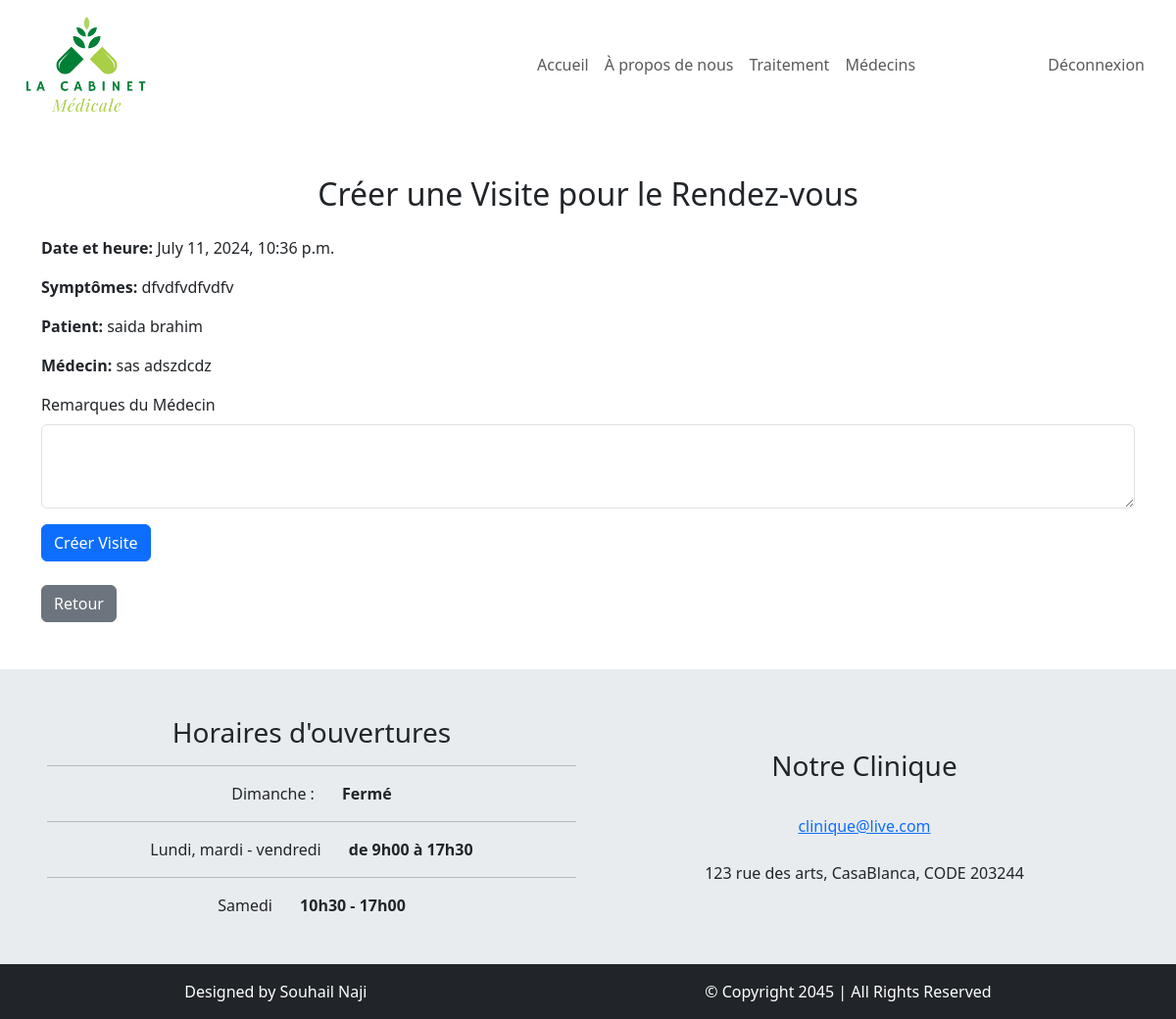
Page /visite/7 on the committed database.
### pages/models.py (models this page shows, shortened)
class RendezVous(models.Model):
    id = models.AutoField(primary_key=True)
    dateHeure = models.DateTimeField()
    statut = models.CharField(max_length=50)
    symptome = models.CharField(max_length=255)
    patient = models.ForeignKey(Patient, on_delete=models.CASCADE)
    medecin = models.ForeignKey(Medecin, on_delete=models.CASCADE, null=True)
    checking = models.BooleanField(default=False)

class Patient(models.Model):
    id = models.AutoField(primary_key=True)
    nom = models.CharField(max_length=100)
    prenom = models.CharField(max_length=100)
    dateNaissance = models.DateField()
    adresse = models.CharField(max_length=255)
    telephone = models.CharField(max_length=20)
    email = models.EmailField()
    password = models.CharField(max_length=100)
    created_at = models.DateTimeField(auto_now_add=True)

class Medecin(models.Model):
    id = models.AutoField(primary_key=True)
    nom = models.CharField(max_length=100)
    prenom = models.CharField(max_length=100)
    specialite = models.CharField(max_length=100)
    licence = models.CharField(max_length=10)

### pages/views.py (the view)
# urls.py: path('visite/<int:idv>',views.visite , name='visite'),
def visite(request,idv):
    rendezvous = get_object_or_404(RendezVous, id=idv)
    return render(request,'pages/visite.html',{'rendezvous' : rendezvous})

### templates/pages/visite.html (shortened to what this page needs)
{% load static %}
<!DOCTYPE html>
<html lang="en">
<head>
    <link href="https://cdn.jsdelivr.net/npm/bootstrap@5.3.3/dist/css/bootstrap.min.css" rel="stylesheet">
</head>
<body>
    <nav class="navbar navbar-expand-lg bg-body-white py-3 px-4">
        <div class="">
          <a class="navbar-brand" href="#">
            <img class="w-25" src="{% static 'images/logo.png' %}" alt="Logo">
          </a>
        </div>
        <div class="collapse navbar-collapse" id="navbarSupportedContent">
            <ul class="navbar-nav me-auto mb-2 mb-lg-0">
                <li class="nav-item">
                    <a class="nav-link" href="#">Accueil</a>
                </li>
                <li class="nav-item">
                    <a class="nav-link" href="#">À propos de nous</a>
                </li>
                <li class="nav-item">
                    <a class="nav-link" href="#">Traitement</a>
                </li>
                <li class="nav-item">
                    <a class="nav-link" href="#">Médecins</a>
                </li>
            </ul>
        </div>
        <div>
            <ul class="navbar-nav me-auto mb-2 mb-lg-0">
                <li class="nav-item">
                    <a class="nav-link" href="#">Déconnexion</a>
                </li>
            </ul>
        </div>
    </nav>
    <main class="container py-5">
        <h2 class="text-center">Créer une Visite pour le Rendez-vous</h2>
        <div class="mt-4">
            <p><strong>Date et heure:</strong> {{ rendezvous.dateHeure|date:"DATETIME_FORMAT" }}</p>
            <p><strong>Symptômes:</strong> {{ rendezvous.symptome }}</p>
            <p><strong>Patient:</strong> {{ rendezvous.patient.nom }} {{ rendezvous.patient.prenom }}</p>
            <p><strong>Médecin:</strong> {{ rendezvous.medecin.nom }} {{ rendezvous.medecin.prenom }}</p>
            <form method="post" action="{% url 'creer_visite' rendezvous.id %}">
                <div class="mb-3">
                    <label for="remarques" class="form-label">Remarques du Médecin</label>
                    <textarea class="form-control" id="remarques" name="remarques" rows="3"></textarea>
                </div>
                <button type="submit" class="btn btn-primary">Créer Visite </button>
            </form>
        </div>
        <div class="mt-4">
            <a href="#" class="btn btn-secondary">Retour</a>
        </div>
    </main>
    <footer class="p-5 bg-body-secondary">
        <div class="row d-flex justify-content-center align-items-center text-center">
            <div class="col">
                <h3>Horaires d'ouvertures</h3>
                <hr>
                <span>Dimanche : <span class="fw-semibold ps-4">Fermé</span></span>
                <hr>
                <span>Lundi, mardi - vendredi <span class="fw-semibold ps-4">de 9h00 à 17h30</span></span>
                <hr>
                <span>Samedi <span class="fw-semibold ps-4">10h30 - 17h00</span></span>
            </div>
            <div class="col">
                <h3>Notre Clinique</h3>
                <div class="d-flex justify-content-center flex-column">
                    <a href="mailto:clinique@live.com" class="my-4">clinique@live.com</a>
                    <span>123 rue des arts, CasaBlanca, CODE 203244</span>
                </div>
            </div>
        </div>
    </footer>
    <footer class="bg-dark text-white p-3">
        <div class="d-flex justify-content-around align-items-center">
            <div>
                <p class="p-0 m-0">Designed by Souhail Naji</p>
            </div>
            <div>
                <p class="p-0 m-0">© Copyright 2045 | All Rights Reserved</p>
            </div>
        </div>
    </footer>
</body>
</html>

### rows in the picture
RendezVous: dateHeure "July 11, 2024, 10:36 p.m.", symptome "dfvdfvdfvdfv", patient.nom "saida", patient.prenom "brahim", medecin.nom "sas", medecin.prenom "adszdcdz"
